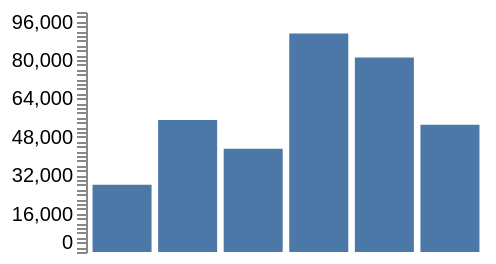

Vega-Lite specification stored for this chart:
### Vega specification from a JSON file in a GitHub repository (floating-point values rounded to 4 significant figures)
{"width": 200, "height": 120, "padding": 5, "data": [{"name": "t", "values": [{"a": "Alpha", "b": 28, "c": "x", "d": 1}, {"a": "Bravo", "b": 55, "c": "y", "d": 2}, {"a": "Charlie", "b": 43, "c": "x", "d": 3}, {"a": "Delta", "b": 91, "c": "z", "d": 4}, {"a": "Echo", "b": 81, "c": "y", "d": 5}, {"a": "Foxtrot", "b": 53, "c": "z", "d": 6}]}], "scales": [{"name": "x", "type": "band", "domain": {"data": "t", "field": "a"}, "range": "width", "padding": 0.1}, {"name": "y", "type": "linear", "domain": {"data": "t", "field": "b"}, "range": "height", "nice": true}, {"name": "color", "type": "ordinal", "domain": {"data": "t", "field": "c"}, "range": {"scheme": "category10"}}, {"name": "ramp", "type": "linear", "domain": {"data": "t", "field": "d"}, "range": {"scheme": "blues"}}, {"name": "size", "type": "linear", "domain": {"data": "t", "field": "b"}, "range": [10, 200]}, {"name": "shape", "type": "ordinal", "domain": {"data": "t", "field": "c"}, "range": "symbol"}, {"name": "quant", "type": "quantize", "domain": [0, 100], "range": {"scheme": "greens", "count": 4}}, {"name": "many", "type": "linear", "domain": [0, 100000], "range": "height"}], "marks": [{"type": "rect", "from": {"data": "t"}, "encode": {"enter": {"x": {"scale": "x", "field": "a"}, "width": {"scale": "x", "band": 1}, "y": {"scale": "y", "field": "b"}, "y2": {"scale": "y", "value": 0}}}}], "axes": [{"orient": "left", "scale": "many", "tickCount": 40, "labelOverlap": "parity", "labelFlush": 3}]}
